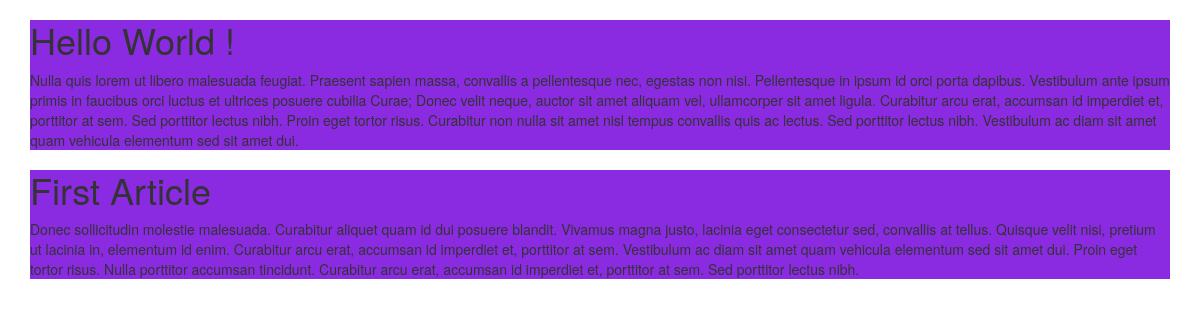
The page / on the database its author committed.
### articles/models.py (models this page shows, shortened)
class Article(models.Model):
    title = models.CharField(max_length=40)
    content = models.TextField()

### articles/views.py (the view)
# urls.py: path('', views.index, name='index'),
def index(request):
    articles = Article.objects.all()
    context = {
        'articles' : articles
    }
    return render(request, 'index.html', context)

### templates/index.html (shortened to what this page needs)
{% load staticfiles %}
<!DOCTYPE html>
<html lang="en">
<head>
        <link rel="stylesheet" href="https://maxcdn.bootstrapcdn.com/bootstrap/3.3.7/css/bootstrap.min.css">
        <link rel="stylesheet" href="https://maxcdn.bootstrapcdn.com/font-awesome/4.7.0/css/font-awesome.min.css">
        <link rel="stylesheet" href="{% static 'css/blog.css' %}">
</head>
<body>
    <div class="container">
    {% for article in articles %}
        <div class="article">
            <h1>{{article.title }}</h1>
            <p>{{article.content}}</p>
        </div>
    {% endfor %}
    </div>
</body>
</html>

### blog/static/css/blog.css (style rules this page uses)
.article { background-color: blueviolet; }

### rows shown on the page
Article: title "Hello World !", content "Nulla quis lorem ut libero malesuada feugiat. Praesent sapien massa, convallis a pellentesque nec, egestas non nisi. Pellentesque in ipsum id orci porta dapibus. Vestibulum ante ipsum primis in faucibus orci luctus et ultrices posuere cubilia Curae; Donec velit neque, auctor sit amet aliquam vel, ullamcorper sit amet ligula. Curabitur arcu erat, accumsan id imperdiet et, porttitor at sem. Sed porttitor lectus nibh. Proin eget tortor risus. Curabitur non nulla sit amet nisl tempus convallis quis ac lectus. Sed porttitor lectus nibh. Vestibulum ac diam sit amet quam vehicula elementum sed sit amet dui."
Article: title "First Article", content "Donec sollicitudin molestie malesuada. Curabitur aliquet quam id dui posuere blandit. Vivamus magna justo, lacinia eget consectetur sed, convallis at tellus. Quisque velit nisi, pretium ut lacinia in, elementum id enim. Curabitur arcu erat, accumsan id imperdiet et, porttitor at sem. Vestibulum ac diam sit amet quam vehicula elementum sed sit amet dui. Proin eget tortor risus. Nulla porttitor accumsan tincidunt. Curabitur arcu erat, accumsan id imperdiet et, porttitor at sem. Sed porttitor lectus nibh."
